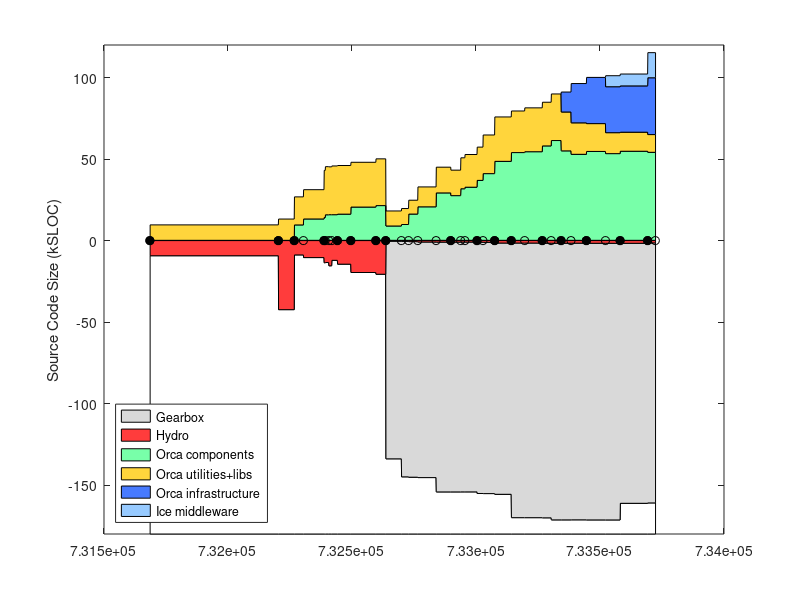

Write MATLAB code to recreate this figure. (Note: this script raises an error after producing the figure.)
% keep track of orca project size using sloccount
clear all

%%%%%%%%%% DATA %%%%%%%%%%%%%%%%%%%%

% include/* except: include/{Freeze IceSSL IcePatch2}
% src/{Ice Slice IceGrid icecpp IceStorm slice2cpp IceUtil IceBox IceXML}
%  Sice212 = [
%  (7842-1000) + (22093+18419+11499+10568+4392+4200+4252+567+316)
%  ];
%  Sice301 = [
%  (8164-1000) + (23018+19384+19169+10596+4479+4343+4308+622+319)
%  ];
% same as above, but now also add Java:
% src/{IceInternal Ice IceUtil IceBox}
%  Sice310 = [
%  (8810-1200) + (24275+20494+22689+10587+4569+4877+4770+667+319) + (13190+6915+1262+493)
%  ];
%  Sice311 = [
%  (8950-1275) + (24511+20505+22898+10590+4600+4884+4782+683+323) + (13266+6929+1262+504)
%  ];

% it's much easier to count the whole of Ice (we use most of it anyway)
% sloccount include/ src/
% (this does not account for .ice files in [ice]/slice/* but it's a small fraction of total)
% c_count slice/*/*.ice
Sice212 = 133523;
Sice301 = 144513;
Sice310 = 153243;
Sice311 = 154145;
Sice320 = 168475;
Sice321 = 169725;
% sloccount cpp/include/ cpp/src/
Sice330 = 159523;

% indeces
iyy=1;
imm=2;
idd=3;
iver=4;
isub=5;
ibase=6;
icomp=7;
iutil=8;
iad=9;
icrp=10;

% the old way to count lines in *.ice files:
% rename them to *.cpp like this:
% $cd src/interfaces/slice/orca; for file in *; do mv $file `echo $file | sed s/.ice/.cpp/`; done
Sorca = [ ...
% YY    MM  DD  ?   SUB     BASE    COMP   UTILS   A&D  COMMON  VERSION
% 0.8.6: a single distro, divide in halves arbitrarily
2003     4  14  1   0       18930/2 18930/2  0      0   0    % 0.8.6 (last change in doc/ChangeLog
% BASE: orca-base
% COMP: sloccount orca-components/src/components
% UTIL: slocc orca-components/src/util
2004     9  13  1   0       42543   13047   0       0   0   % 0.11.0
2004    11  16  1   0       8963    17208   9441    0   0   % 0.12.0
2004    12  23  0   0       10596   17965   13094   0   0   % 0.12.1
2005     3  16  1   0       13767   28881   14005   0   0   % 0.13.0
2005     3  21  0   0       13620   29524   15665   0   0   % 0.13.1
2005     4   4  0   0       15630   29345   15727   0   0   % 0.13.2
2005     4  16  0   0       12283   29897   15724   0   0   % 0.13.3
2005     5   9  1   0       14639   29838   16056   0   0   % 0.14.0
2005     7   2  1   0       19751   27479   20395   0   0   % 0.15.0
2005    10  11  1   0       20818   28675   21303   0   0   % 1.0.0
% BASE: c_count src/interfaces/slice/orca/*.ice
% COMP: sloccount src/components
% UTIL: sloccount src/utils
2005    11  20  1   Sice212 530    9226         8781        0    0   % 2.0.0-rc1
2006     1  22  0   Sice301 596    9801         9695        0    0   % 2.0.0-rc2
% UTIL-IN-COMP: sloccount components/log* 
% COMP: sloccount components MINUS UTIL-IN-COMP
% UTIL: sloccount utils PLUS UTIL-IN-COMP
2006     2  20  0   Sice301 813    9867-1372    14734+1372  0    0  % 2.0.0-rc3
% UTIL-IN-COMP: sloccount components/orcaview* components/log*
2006     3  29  0   Sice301 1052   14625-2421   18131+2421  0    0  % 2.0.0-rc4
2006     6  11  0   Sice310 1116   19999-4215   24867+4215  0    0  % 2.0.0-rc5  
2006     8   9  1   Sice310 1116   19979-4348   23066+4348  0    0  % 2.0.0
2006     9  18  0   Sice310 1094   19317-329    31304+329   0    0  % 2.0.1
2006    10   5  0   Sice310 1094   20384-329    32255+329   0    0  % 2.0.2
2006    11  23  1   Sice311 1178   21408-1001   35768+1001  0    0  % 2.1.0
% BASE: c_count src/interfaces/slice/orca/*.ice
% COMP: sloccount src/components
% UTIL: sloccount src/utils src/libs
2006    12  17  0   Sice311 1240    23701   40914  0     0 % 2.1.1
2007     2   2  1   Sice311 1671    27238   48446  0     0 % 2.2.0
2007     4  10  1   Sice320 1671    25512   53828  0     0 % 2.3.0
2007     6   3  0   Sice320 1682    26905   54359  0     0 % 2.4.0
2007     8  13  1   Sice320 1772    26795   57918  0     0 % 2.5.0
2007     9  18  0   Sice321 1787    28573   61216  0     0 % 2.6.0
% A&D: Hydro: sloccount src
2007    10  28  1   Sice321 1787    23840   54879  12251  0     % 2.7.0
2007    12   7  0   Sice321 1750    19312   52762  24104  0     % 2.8.0
2008     2   7  1   Sice321 1811    17083   54520  28341  0     % 2.9.0
% COMMON: Gearbox: sloccount src
% YY    MM  DD  ?   SUB     BASE    COMP    UTILS  A&D   COMMON VERSION
2008     4  24  0   Sice321 1825    12851   53186  28196  6750  % 2.10.0 (G 1.0.0)
2008     6  22  1   Sice330 1819    11680   54648  28410  7277  % 2.11.0 (G 1.0.0)
2008    10  11  1   Sice330 1583    10890   53989  34849  15399 % 2.12.0 (G 8,07)
];
Vorca ={'0.8.6', '0.11.0', '0.12.0', '0.12.1', '0.13.0', '0.13.1', '0.13.2', '0.13.3', '0.14.0', '0.15.0', '1.0.0', ...
    '2.0.0-rc1', '2.0.0-rc2', '2.0.0-rc3', '2.0.0-rc4', '2.0.0-rc5', '2.0.0', '2.0.1', '2.0.2', '2.1.0', '2.1.1', ...
    '2.2.0', '2.3.0', '2.4.0', '2.5.0', '2.6.0', '2.7.0', '2.8.0', '2.9.0', '2.10.0', '2.11.0', '2.12.0' }';

% add a dummy release just for display
Sorca(end+1,:) = Sorca(end,:);
Sorca(end,imm) = Sorca(end,imm)+1;
Sorca(end,iver) = 0;
Vorca{end+1} = 'dummy';

% convert dates
Torca = datenum(Sorca(:,iyy),Sorca(:,imm),Sorca(:,idd));

% 2nd digit releases
i2 = (Sorca(:,iver)==1);
Torca2 = Torca(i2);
Vorca2 = Vorca(i2);

% for comparison, ASN
%  Sasn = 90433;

Sgenom = [
% YY    MM  DD  ? SUB   BASE    COMP    UTIL    VERSION
% SUB : cd pocolibs-2.3; sloccount include src
% BASE: cd genom-2.0; sloccount include src
% COMP: 0
% UTIL: 0 
2007    8   31  1  9786    11368   0   0       % 2.0
];

Splayer = [ 
% YY    MM  DD  ?   SUB     BASE                COMP       UTIL  VERSION
% BASE: (server-drivers)+client_libs
% COMP: drivers + utils
2002    12 04   1  0    (17331-12037)+9188      12037+2685 0    % 1.3.1
2003    7  15   1  0    (30452-24334)+12458     24334+3064 0    % 1.4-rc1
2003    12 07   1  0    (37378-30947)+13110     30947+9633 0    % 1.4-rc2
2004    5  31   1  0    (49225-42643)+13664     42643+3550 0    % 1.5
2004    11 12   1  0    (50758-43190)+13545     43190+4479 0    % 1.6
2005    1  31   0  0    (52069-44517)+13576     44517+4662 0    % 1.6.2
2005    7  28   0  0    (53348-45686)+14300     45686+5188 0    % 1.6.5
% BASE: (libplayercore-./bindings) + client_libs + (libplayertcp-./bindings)
% note: libplayerxdr is autogenerated
% COMP: server + utils
2005    10 25   0  0    (4866-0)+7560+(1391-0)  46474+5725  0   % 2.0pre7
% SUB : 0
% BASE: sloccount libplayercore client_libs libplayertcp 
%           MINUS sloccount libplayercore/bindings/ libplayertcp/bindings
% note: libplayerxdr is autogenerated
% COMP: sloccount server 
% UTIL: sloccount utils PLUS stage/src
% YY    MM  DD  ?   SUB     BASE                COMP       UTIL  VERSION
2006    2  28   1  0    63992-47749-1291        54704       0     % 2.0.0
2006    3  25   1  0    65606-48912-1291        53033       0     % 2.0.1
2006    6   9   1  0    69083-51546-1319        61421       0     % 2.0.2
2006    9  26   1  0    69388-51546-1319        64088       13606       % 2.0.3
2007    5   2   1  0    69602-51686-1359        58396       9589+13606  % 2.0.4
2007   12  13   1  0    34980-2039              74385       11417+15464 % 2.1.0rc1
2008    6  20   1  0    25068-109               85020       12150+15464 % 2.1.0
];
Tplayer = datenum(Splayer(:,1),Splayer(:,2),Splayer(:,3));

Saria = [
% YY    MM  DD  ? SUB   BASE    COMP    UTIL    VERSION
% SUB : 0
% BASE: sloccount ArNetworking/include/ ArNetworking/src/
% COMP: sloccount include src
% UTIL: 0 
2007    2   20  1  0    15854   45965   0       % 2.5.1
];

Scarmen = [
% YY    MM  DD  ?   SUB     BASE    COMP                    UTIL   VERSION
% SUB : cd src; sloccount ipc
% BASE: sloccount carmenpp global java python
% COMP: sloccount src MINUS all other
% UTIL: sloccount logger logtools mapeditor param_daemon robotgui simulator 
2007    8   15  1  24965    12032   107745-24965-12032-19629  19629   % 0.6.7
];

Sorocos = [
% YY    MM  DD  ?   SUB     BASE    COMP                        UTIL   VERSION
% SUB : cd ACE_wrappers; sloccount ace PLUS sloccount TAO/tao/
% BASE: ?
% LIBS: sloccount orocos-bfl-[VERSION]-src/src PLUS sloccount kdl-[VERSION]/kdl
% COMP: sloccount orocos-rtt-[VERSION]/src PLUS cd orocos-ocl-[VERSION]; sloccount hardware motion_control
% UTIL: cd orocos-ocl-[VERSION]; sloccount taskbrowser signals deployment reporting viewer ocl 
2007    8   15  1  160300+237011   0   (7767+12865)+(48971+20068)    5104   % ace-5.5, tao-1.5, rtt-1.2.1, bfl-0.6.1, kdl-0.4, ocl-0.4.1
];

Syarp = [
% YY    MM  DD  ?   SUB  BASE     COMP       UTIL   VERSION
% SUB : 0
% BASE: sloccount libYARP_OS libYARP_OS_compat
% COMP: sloccount yarpdev libYARP_dev libYARP_math libYARP_sig libYARP_sig_compat 
% UTIL: sloccount yarp-imageviewer modules
2007    7   26  1  0     21633   23528    1613   % 2.1.6
];

% YY    MM  DD  ?   SUB  BASE     COMP       UTIL
% SUB : 0
% BASE: 0
% COMP: sloccount . (matlab files will not be counted)
% UTIL: 0
Sopenslam = [
2007    8   16  1   0    0        23719      0
];

%%%%%%%%%% PLOTTING %%%%%%%%%%%%%%%%%%%%

Smax = 180;
d0 = [Torca Torca+1]'; d0=d0(:); d0(1)=[];
d1 = Smax-Sorca(:,isub)-Sorca(:,ibase); d1 = [d1 d1]'; d1=d1(:); d1(end)=[];
d2 = Sorca(:,isub); d2 = [d2 d2]'; d2=d2(:); d2(end)=[];
d3 = Sorca(:,ibase); d3 = [d3 d3]'; d3=d3(:); d3(end)=[];
d4 = Sorca(:,icomp); d4 = [d4 d4]'; d4=d4(:); d4(end)=[];
d5 = Sorca(:,iutil); d5 = [d5 d5]'; d5=d5(:); d5(end)=[];
d6 = Sorca(:,iad); d6 = [d6 d6]'; d6=d6(:); d6(end)=[];
d7 = Sorca(:,icrp); d7 = [d7 d7]'; d7=d7(:); d7(end)=[];

figure(1), clf
ha=area( d0, [d1 d2 d3 d5 d4 d6 d7]/1e3, -Smax ); hold on
plot( Torca, 0*Torca, 'k-o' )
h2=plot( Torca2, 0*Torca2, 'ko' );
set(h2,'markerfacecolor','k')
ylabel('Source Code Size (kSLOC)')

% colors
white = 1*[1 1 1];
gray = .85*[1 1 1];
red = min(255,[255 0 0]+60)/255;
orange = min(255,[255 153 0]+60)/255;
green = min(255,[60 255 109]+60)/255;
dblue = min(255,[51 102 255]+20)/255;
lblue = min(255,[51 102 255]+100)/255;

set(ha(1),'facecolor', white);
set(ha(2),'facecolor', gray);
set(ha(3),'facecolor', red);
set(ha(4),'facecolor', green);
set(ha(5),'facecolor', orange);
set(ha(6),'facecolor', dblue);
set(ha(7),'facecolor', lblue);
ha(1)=[];
legend(fliplr(ha),'Gearbox','Hydro','Orca components','Orca utilities+libs','Orca infrastructure','Ice middleware', 'Location','SouthWest')
%  xlim(datenum([2004;2005],[7;7],[1;1]) )
ylim([-Smax 120])
ax=axis;
%  xlim( [ax(1) datenum([2006 12 31])] )
ax=axis;
% label releases
mark('x', Torca2 )
i2odd = (1:2:length(Torca2));
ht = text(Torca2(i2odd)+5,.04*ax(4)*ones(length(i2odd),1),Vorca2(i2odd));
set(ht,'fontsize',8)
i2even = (2:2:length(Torca2));
ht = text(Torca2(i2even)+5,.08*ax(4)*ones(length(i2even),1),Vorca2(i2even));
set(ht,'fontsize',8)
datetick( 'x', 12 )
hp = plot( Tplayer, -Splayer(:,ibase)/1e3, 'k--o', Tplayer, Splayer(:,icomp)/1e3, 'k--o' );
set(hp, 'color', .5*[1 1 1] )
hpt = text( Tplayer(2), -Splayer(2,ibase)/1e3-8, 'Player infrastructure');
set(hpt, 'color', .5*[1 1 1] )
hpt = text( Tplayer(2), (Splayer(2,icomp)+Splayer(2,iutil))/1e3-5, 'Player "components+utils"');
set(hpt, 'color', .5*[1 1 1] )
%mark('y', Dasn(1,1)/1e3 );
%text( datenum([2003 5 1]), Dasn(1,1)/1e3, 'ASN')
xlabel('Releases')
title('http://orca-robotics.sf.net')

ht=text(datenum(2003,7,1),-Smax+15, '*   generated using David A. Wheeler`s SLOCCount' );
set(ht,'fontsize',8)
ht=text(datenum(2003,7,1),-Smax+5, '** see data in [ORCA]/scripts/matlab/sloccount/slocs.m' );
set(ht,'fontsize',8)

xlim( [ax(1) datenum([2009 1 1])] )
